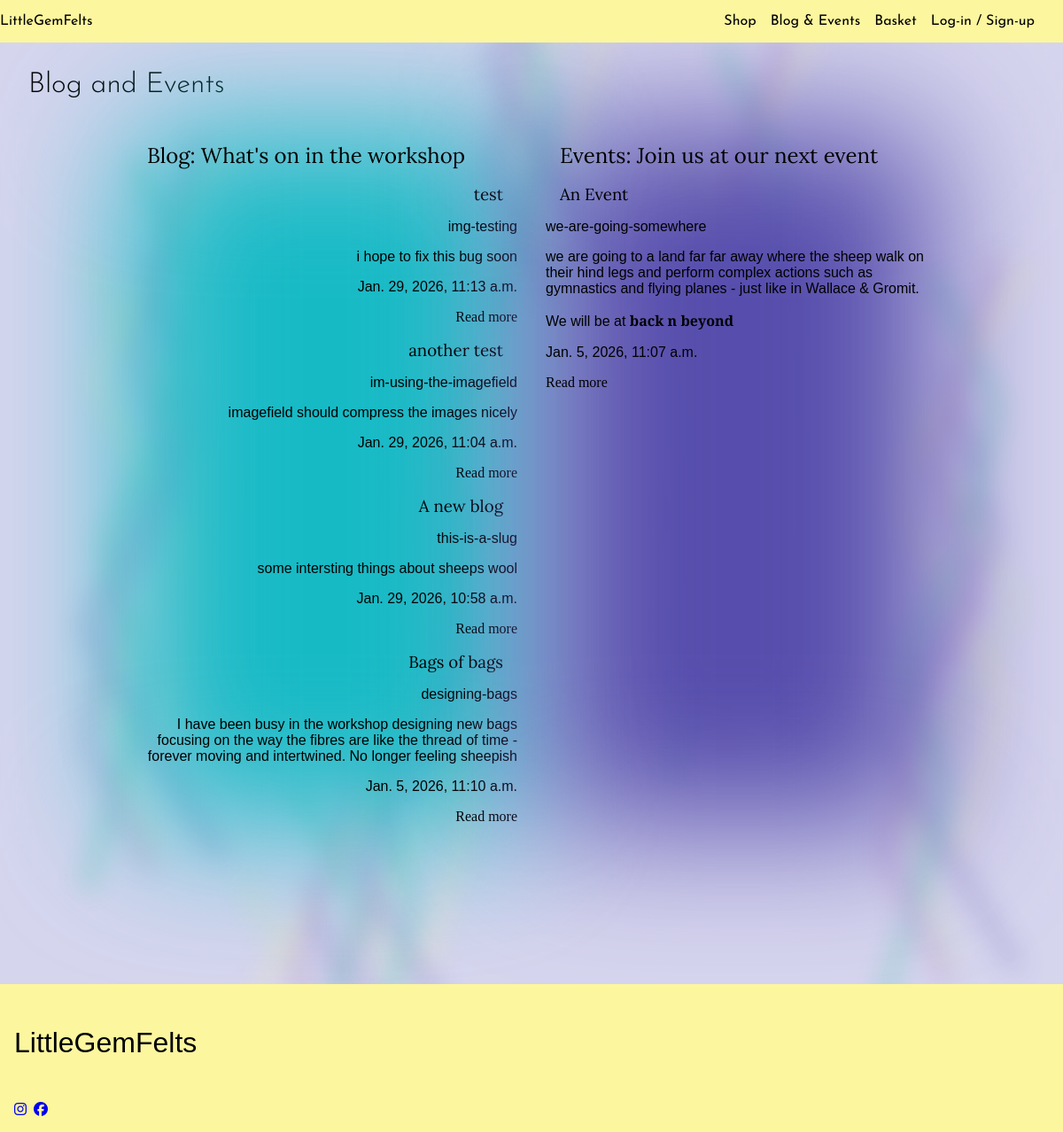
Page /blog/ on the earlier database version.
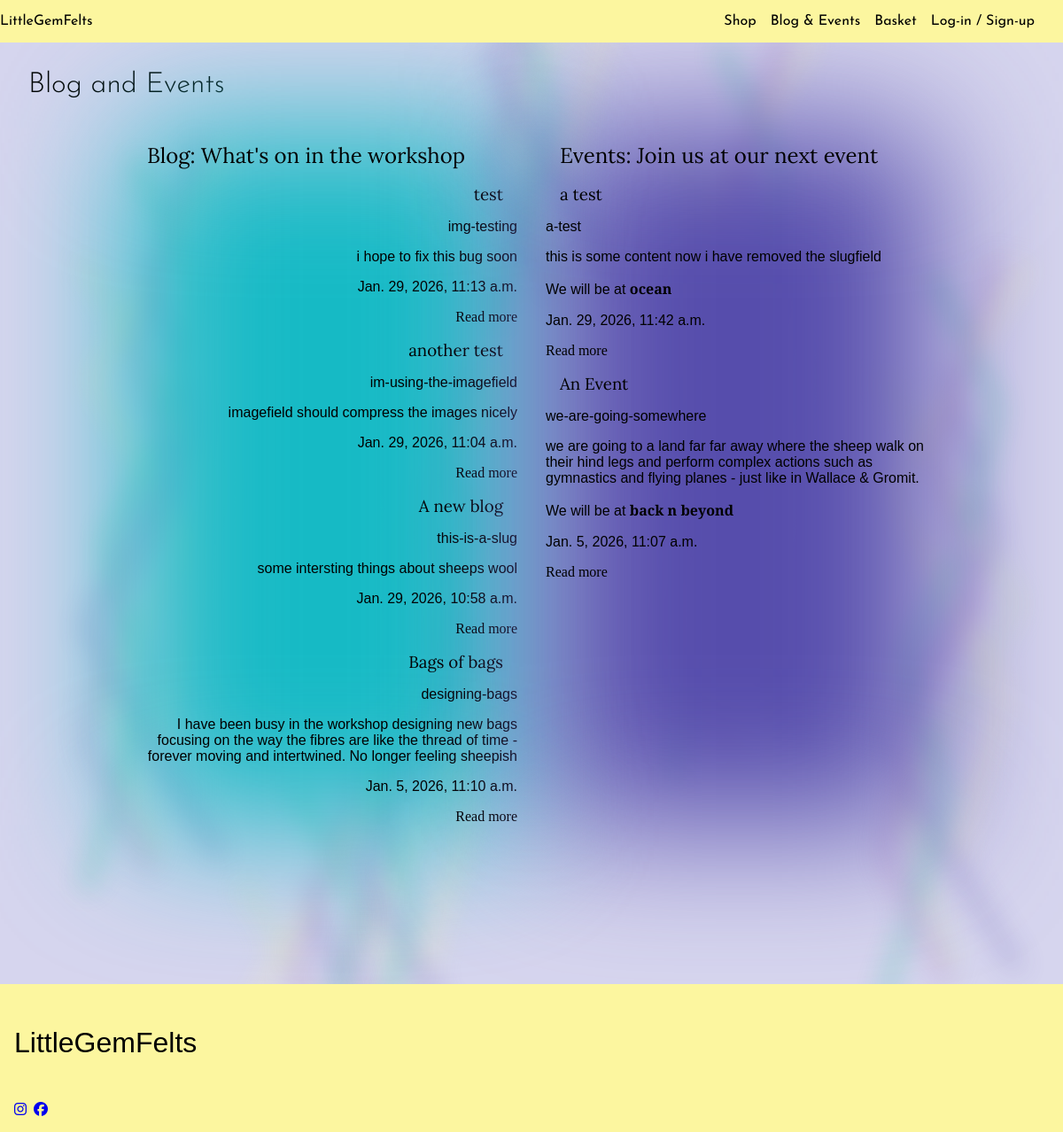
Same page on the later database version.
### blog/models.py (models this page shows, shortened)
class Post(models.Model):
    title = models.CharField(max_length=200, unique=True)
    slug = models.SlugField(max_length=200, unique=True)
    author = models.ForeignKey(User, on_delete=models.CASCADE, related_name="blog_posts")
    content = models.TextField()
    img = ProcessedImageField(upload_to='blog_pics/', processors=[ResizeToFill(300,300)],
                                    format='JPEG', options={'quality': 90}, blank=True, null=True,
                                    default='profile/default-portrait.png')
    start_date = models.DateTimeField(auto_now=False, auto_now_add=False)
    end_date = models.DateTimeField(auto_now=False, auto_now_add=False)
    location = models.CharField(max_length=200)
    is_event = models.BooleanField(default=False)
    allow_comments = models.BooleanField(default=False)
    date_created = models.DateTimeField(auto_now_add=True)
    date_updated = models.DateTimeField(auto_now=True)
    publish = models.BooleanField(default=False)
    class Meta:
        ordering = ['date_created']

### blog/views.py (the view)
# urls.py: path('', views.blog_list, name='blog_list'),
def blog_list(request):
    posts = Post.objects.filter(publish=True).order_by('-date_created')
    return render(request, 'blog/blog_list.html', {'posts': posts})

### basket/contexts.py (called while the page is built, shortened)
def basket_contents(request):
    basket_items=[]
    product_count = 0
    total = Decimal('0.00')
    delivery = Decimal('0.00')
    basket = request.session.get('basket', {}) # needs to fetch the items from the basket when implemented
    grand_total = total + delivery
    return {
        'basket_items': basket_items,
        'product_count': product_count,
        'total': total.quantize(Decimal('0.01')),
        'delivery': delivery.quantize(Decimal('0.01')),
        'grand_total': grand_total.quantize(Decimal('0.01')),
    }

### blog/templates/blog/blog_list.html (shortened to what this page needs)
{% extends "layout.html" %}
{% load static %}
{% block extra_css %}
<link rel="stylesheet" href="{% static 'css/index.css' %}">
{% endblock extra_css %}
{% block titles %}
<h1>Blog and Events</h1>
{% endblock titles %}
{% block blogAndEvents %}
<section class="blog-and-events-section">
  <div class="blog-event-container">
    <div class="blog-container">
      <h2>Blog: What's on in the workshop</h2>
      {% for post in posts %}
        {% if post.is_event != True %}
            <div class="blog-item">
                <h3>{{post.title}}</h3>
                <p>{{post.slug}}</p>
                <p>{{post.content}}</p>
                <p>{{post.date_created}}</p>
                <wa-button size='small'class="blog-btn" pill href="{% url 'blog:blog_details' post.slug %}">Read more</wa-button>
            </div>
        {% endif %}
      {% endfor %}
    </div>
    <div class="event-container">
      <h2>Events: Join us at our next event</h2>
      {% for post in posts %}
        {% if post.is_event == True %}
            <div class="event-item">
                <h3>{{post.title}}</h3>
                <p>{{post.slug}}</p>
                <p>{{post.content}}</p>
                <p>We will be at <strong>{{post.location}}</strong></p>
                <p>{{post.date_created}}</p>
                <wa-button size='small'class="event-btn" pill href="{% url 'blog:blog_details' post.slug %}">Read more</wa-button>
            </div>
        {% endif %}
      {% endfor %}
    </div>
  </div>
</section>
{% endblock blogAndEvents %}

Differences in the rows shown:
added Post: title "a test", slug "a-test", content "this is some content now i have removed the slugfield", location "ocean", date_created "Jan. 29, 2026, 11:42 a.m.", shown under "Events: Join us at our next event"
